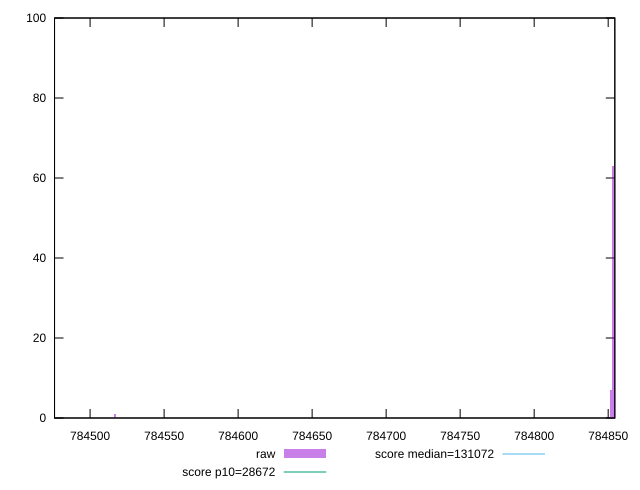

The gnuplot source for this figure:
reset

$raw <<EOF
784475.9346671427 1
784516.8265001618 1
784853.3078690048 63
784854.476207091 28
784852.1395309186 7
EOF

set key outside below
set boxwidth 1.1683380862603139
set xrange [784475.9833333334:784854.4833333334]
set yrange [0:100]
set trange [0:100]
set style fill transparent solid 0.5 noborder

set parametric
set terminal svg size 640, 490 enhanced background rgb 'white'
set output "report_00017_2021-02-10T15-08-03.406Z/uses-long-cache-ttl/samples/pages+cached+noadtech/raw/histogram.svg"

plot $raw title "raw" with boxes, \
     28672,t title "score p10=28672", \
     131072,t title "score median=131072"

reset
